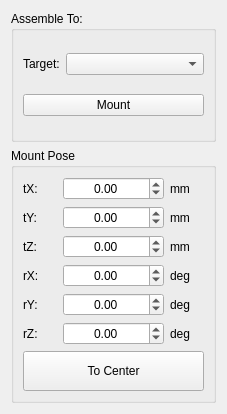
<?xml version="1.0" encoding="UTF-8"?>
<ui version="4.0">
 <class>TaskDlgPlanningObject</class>
 <widget class="QWidget" name="TaskDlgPlanningObject">
  <property name="geometry">
   <rect>
    <x>0</x>
    <y>0</y>
    <width>227</width>
    <height>414</height>
   </rect>
  </property>
  <property name="windowTitle">
   <string>Form</string>
  </property>
  <layout class="QVBoxLayout" name="verticalLayout">
   <item>
    <widget class="QGroupBox" name="groupBox_2">
     <property name="title">
      <string>Assemble To:</string>
     </property>
     <layout class="QVBoxLayout" name="verticalLayout_3">
      <item>
       <layout class="QHBoxLayout" name="horizontalLayout" stretch="1,4">
        <item>
         <widget class="QLabel" name="label">
          <property name="text">
           <string>Target:</string>
          </property>
         </widget>
        </item>
        <item>
         <widget class="QComboBox" name="comboBox_Positioner"/>
        </item>
       </layout>
      </item>
      <item>
       <widget class="QPushButton" name="pushButton_Assemble">
        <property name="text">
         <string>Mount</string>
        </property>
       </widget>
      </item>
     </layout>
    </widget>
   </item>
   <item>
    <widget class="QGroupBox" name="groupBox">
     <property name="title">
      <string>Mount Pose</string>
     </property>
     <layout class="QVBoxLayout" name="verticalLayout_2">
      <item>
       <layout class="QHBoxLayout" name="horizontalLayout_2" stretch="1,3,1">
        <item>
         <widget class="QLabel" name="label_2">
          <property name="text">
           <string>tX:</string>
          </property>
         </widget>
        </item>
        <item>
         <widget class="QDoubleSpinBox" name="doubleSpinBox_Cx">
          <property name="minimumSize">
           <size>
            <width>0</width>
            <height>0</height>
           </size>
          </property>
          <property name="alignment">
           <set>Qt::AlignCenter</set>
          </property>
          <property name="minimum">
           <double>-9999.000000000000000</double>
          </property>
          <property name="maximum">
           <double>9999.989999999999782</double>
          </property>
          <property name="singleStep">
           <double>1.000000000000000</double>
          </property>
         </widget>
        </item>
        <item>
         <widget class="QLabel" name="label_9">
          <property name="text">
           <string>mm</string>
          </property>
         </widget>
        </item>
       </layout>
      </item>
      <item>
       <layout class="QHBoxLayout" name="horizontalLayout_3" stretch="1,3,1">
        <item>
         <widget class="QLabel" name="label_3">
          <property name="text">
           <string>tY:</string>
          </property>
         </widget>
        </item>
        <item>
         <widget class="QDoubleSpinBox" name="doubleSpinBox_Cy">
          <property name="alignment">
           <set>Qt::AlignCenter</set>
          </property>
          <property name="minimum">
           <double>-9999.000000000000000</double>
          </property>
          <property name="maximum">
           <double>9999.000000000000000</double>
          </property>
          <property name="singleStep">
           <double>1.000000000000000</double>
          </property>
         </widget>
        </item>
        <item>
         <widget class="QLabel" name="label_10">
          <property name="text">
           <string>mm</string>
          </property>
         </widget>
        </item>
       </layout>
      </item>
      <item>
       <layout class="QHBoxLayout" name="horizontalLayout_4" stretch="1,3,1">
        <item>
         <widget class="QLabel" name="label_4">
          <property name="text">
           <string>tZ:</string>
          </property>
         </widget>
        </item>
        <item>
         <widget class="QDoubleSpinBox" name="doubleSpinBox_Cz">
          <property name="alignment">
           <set>Qt::AlignCenter</set>
          </property>
          <property name="minimum">
           <double>-9999.000000000000000</double>
          </property>
          <property name="maximum">
           <double>9999.000000000000000</double>
          </property>
          <property name="singleStep">
           <double>1.000000000000000</double>
          </property>
         </widget>
        </item>
        <item>
         <widget class="QLabel" name="label_11">
          <property name="text">
           <string>mm</string>
          </property>
         </widget>
        </item>
       </layout>
      </item>
      <item>
       <layout class="QHBoxLayout" name="horizontalLayout_5" stretch="1,3,1">
        <item>
         <widget class="QLabel" name="label_5">
          <property name="text">
           <string>rX:</string>
          </property>
         </widget>
        </item>
        <item>
         <widget class="QDoubleSpinBox" name="doubleSpinBox_Rr">
          <property name="alignment">
           <set>Qt::AlignCenter</set>
          </property>
          <property name="minimum">
           <double>-180.000000000000000</double>
          </property>
          <property name="maximum">
           <double>180.000000000000000</double>
          </property>
          <property name="singleStep">
           <double>0.500000000000000</double>
          </property>
         </widget>
        </item>
        <item>
         <widget class="QLabel" name="label_12">
          <property name="text">
           <string>deg</string>
          </property>
         </widget>
        </item>
       </layout>
      </item>
      <item>
       <layout class="QHBoxLayout" name="horizontalLayout_6" stretch="1,3,1">
        <item>
         <widget class="QLabel" name="label_6">
          <property name="text">
           <string>rY:</string>
          </property>
         </widget>
        </item>
        <item>
         <widget class="QDoubleSpinBox" name="doubleSpinBox_Rp">
          <property name="alignment">
           <set>Qt::AlignCenter</set>
          </property>
          <property name="minimum">
           <double>-180.000000000000000</double>
          </property>
          <property name="maximum">
           <double>180.000000000000000</double>
          </property>
          <property name="singleStep">
           <double>0.500000000000000</double>
          </property>
         </widget>
        </item>
        <item>
         <widget class="QLabel" name="label_13">
          <property name="text">
           <string>deg</string>
          </property>
         </widget>
        </item>
       </layout>
      </item>
      <item>
       <layout class="QHBoxLayout" name="horizontalLayout_7" stretch="1,3,1">
        <item>
         <widget class="QLabel" name="label_7">
          <property name="text">
           <string>rZ:</string>
          </property>
         </widget>
        </item>
        <item>
         <widget class="QDoubleSpinBox" name="doubleSpinBox_Ry">
          <property name="alignment">
           <set>Qt::AlignCenter</set>
          </property>
          <property name="minimum">
           <double>-180.000000000000000</double>
          </property>
          <property name="maximum">
           <double>180.000000000000000</double>
          </property>
          <property name="singleStep">
           <double>0.500000000000000</double>
          </property>
         </widget>
        </item>
        <item>
         <widget class="QLabel" name="label_14">
          <property name="text">
           <string>deg</string>
          </property>
         </widget>
        </item>
       </layout>
      </item>
      <item>
       <widget class="QPushButton" name="pushButton_reCapCenter">
        <property name="minimumSize">
         <size>
          <width>0</width>
          <height>40</height>
         </size>
        </property>
        <property name="text">
         <string>To Center</string>
        </property>
       </widget>
      </item>
     </layout>
    </widget>
   </item>
  </layout>
 </widget>
 <resources/>
 <connections/>
</ui>
